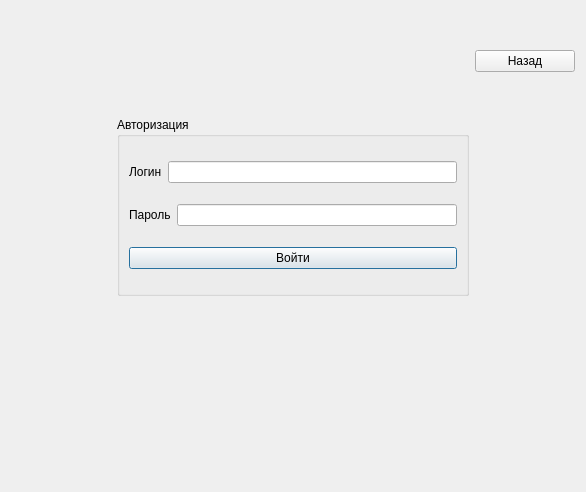
<?xml version="1.0" encoding="UTF-8"?>
<ui version="4.0">
 <class>Autorization</class>
 <widget class="QDialog" name="Autorization">
  <property name="geometry">
   <rect>
    <x>0</x>
    <y>0</y>
    <width>586</width>
    <height>492</height>
   </rect>
  </property>
  <property name="windowTitle">
   <string>Dialog</string>
  </property>
  <layout class="QGridLayout" name="gridLayout">
   <item row="3" column="1">
    <spacer name="spacer">
     <property name="orientation">
      <enum>Qt::Horizontal</enum>
     </property>
     <property name="sizeType">
      <enum>QSizePolicy::Fixed</enum>
     </property>
     <property name="sizeHint" stdset="0">
      <size>
       <width>100</width>
       <height>32</height>
      </size>
     </property>
    </spacer>
   </item>
   <item row="4" column="2">
    <spacer name="verticalSpacer_2">
     <property name="orientation">
      <enum>Qt::Vertical</enum>
     </property>
     <property name="sizeType">
      <enum>QSizePolicy::Fixed</enum>
     </property>
     <property name="sizeHint" stdset="0">
      <size>
       <width>20</width>
       <height>100</height>
      </size>
     </property>
    </spacer>
   </item>
   <item row="4" column="1">
    <widget class="QLabel" name="label">
     <property name="text">
      <string/>
     </property>
    </widget>
   </item>
   <item row="0" column="2">
    <spacer name="verticalSpacer">
     <property name="orientation">
      <enum>Qt::Vertical</enum>
     </property>
     <property name="sizeType">
      <enum>QSizePolicy::Fixed</enum>
     </property>
     <property name="sizeHint" stdset="0">
      <size>
       <width>20</width>
       <height>100</height>
      </size>
     </property>
    </spacer>
   </item>
   <item row="3" column="2">
    <widget class="QGroupBox" name="groupBox">
     <property name="title">
      <string>Авторизация</string>
     </property>
     <layout class="QVBoxLayout" name="verticalLayout">
      <item>
       <layout class="QHBoxLayout" name="horizontalLayout">
        <item>
         <widget class="QLabel" name="label_2">
          <property name="text">
           <string>Логин</string>
          </property>
         </widget>
        </item>
        <item>
         <widget class="QLineEdit" name="login"/>
        </item>
       </layout>
      </item>
      <item>
       <layout class="QHBoxLayout" name="horizontalLayout_2">
        <item>
         <widget class="QLabel" name="label_3">
          <property name="text">
           <string>Пароль</string>
          </property>
         </widget>
        </item>
        <item>
         <widget class="QLineEdit" name="password"/>
        </item>
       </layout>
      </item>
      <item>
       <widget class="QPushButton" name="pushButton">
        <property name="text">
         <string>Войти</string>
        </property>
       </widget>
      </item>
     </layout>
    </widget>
   </item>
   <item row="3" column="3">
    <spacer name="horizontalSpacer_2">
     <property name="orientation">
      <enum>Qt::Horizontal</enum>
     </property>
     <property name="sizeType">
      <enum>QSizePolicy::Fixed</enum>
     </property>
     <property name="sizeHint" stdset="0">
      <size>
       <width>100</width>
       <height>20</height>
      </size>
     </property>
    </spacer>
   </item>
   <item row="0" column="3">
    <widget class="QPushButton" name="pushButton_3">
     <property name="text">
      <string>Назад</string>
     </property>
    </widget>
   </item>
  </layout>
 </widget>
 <resources/>
 <connections/>
</ui>
